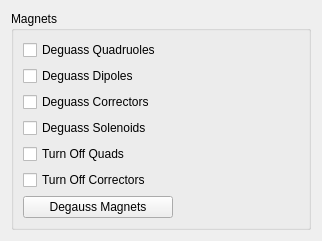
      <widget class="QWidget" name="magnetTab">
       <attribute name="icon">
        <iconset>
         <normaloff>../../Resources/Icons/magnet_greyscale.png</normaloff>../../Resources/Icons/magnet_greyscale.png</iconset>
       </attribute>
       <attribute name="title">
        <string>Magnets</string>
       </attribute>
       <layout class="QVBoxLayout" name="verticalLayout_7">
        <item>
         <widget class="QGroupBox" name="groupBox_magnets">
          <property name="sizePolicy">
           <sizepolicy hsizetype="Fixed" vsizetype="Preferred">
            <horstretch>0</horstretch>
            <verstretch>0</verstretch>
           </sizepolicy>
          </property>
          <property name="minimumSize">
           <size>
            <width>300</width>
            <height>0</height>
           </size>
          </property>
          <property name="title">
           <string>Magnets</string>
          </property>
          <layout class="QVBoxLayout" name="verticalLayout_3">
           <item>
            <widget class="QCheckBox" name="checkBox_deguassQ">
             <property name="text">
              <string>Deguass Quadruoles</string>
             </property>
             <property name="icon">
              <iconset>
               <normaloff>../../Resources/Icons/Quadrupoles.png</normaloff>../../Resources/Icons/Quadrupoles.png</iconset>
             </property>
            </widget>
           </item>
           <item>
            <widget class="QCheckBox" name="checkBox_deguassD">
             <property name="text">
              <string>Deguass Dipoles</string>
             </property>
             <property name="icon">
              <iconset>
               <normaloff>../../Resources/Icons/Dipoles.png</normaloff>../../Resources/Icons/Dipoles.png</iconset>
             </property>
            </widget>
           </item>
           <item>
            <widget class="QCheckBox" name="checkBox_deguassC">
             <property name="text">
              <string>Deguass Correctors</string>
             </property>
             <property name="icon">
              <iconset>
               <normaloff>../../Resources/Icons/Correctors.png</normaloff>../../Resources/Icons/Correctors.png</iconset>
             </property>
            </widget>
           </item>
           <item>
            <widget class="QCheckBox" name="checkBox_deguassS">
             <property name="text">
              <string>Deguass Solenoids</string>
             </property>
             <property name="icon">
              <iconset>
               <normaloff>../../Resources/Icons/Solenoids.png</normaloff>../../Resources/Icons/Solenoids.png</iconset>
             </property>
            </widget>
           </item>
           <item>
            <widget class="QCheckBox" name="checkBox_quadOff">
             <property name="text">
              <string>Turn Off Quads</string>
             </property>
             <property name="icon">
              <iconset>
               <normaloff>../../Resources/Icons/Quadrupoles_Off.png</normaloff>../../Resources/Icons/Quadrupoles_Off.png</iconset>
             </property>
            </widget>
           </item>
           <item>
            <widget class="QCheckBox" name="checkBox_corrOff">
             <property name="text">
              <string>Turn Off Correctors</string>
             </property>
             <property name="icon">
              <iconset>
               <normaloff>../../Resources/Icons/Correctors_Off.png</normaloff>../../Resources/Icons/Correctors_Off.png</iconset>
             </property>
            </widget>
           </item>
           <item>
            <widget class="QPushButton" name="setupMagnetsButton">
             <property name="maximumSize">
              <size>
               <width>150</width>
               <height>16777215</height>
              </size>
             </property>
             <property name="text">
              <string>Degauss Magnets</string>
             </property>
             <property name="checked">
              <bool>false</bool>
             </property>
            </widget>
           </item>
          </layout>
         </widget>
        </item>
       </layout>
      </widget>
